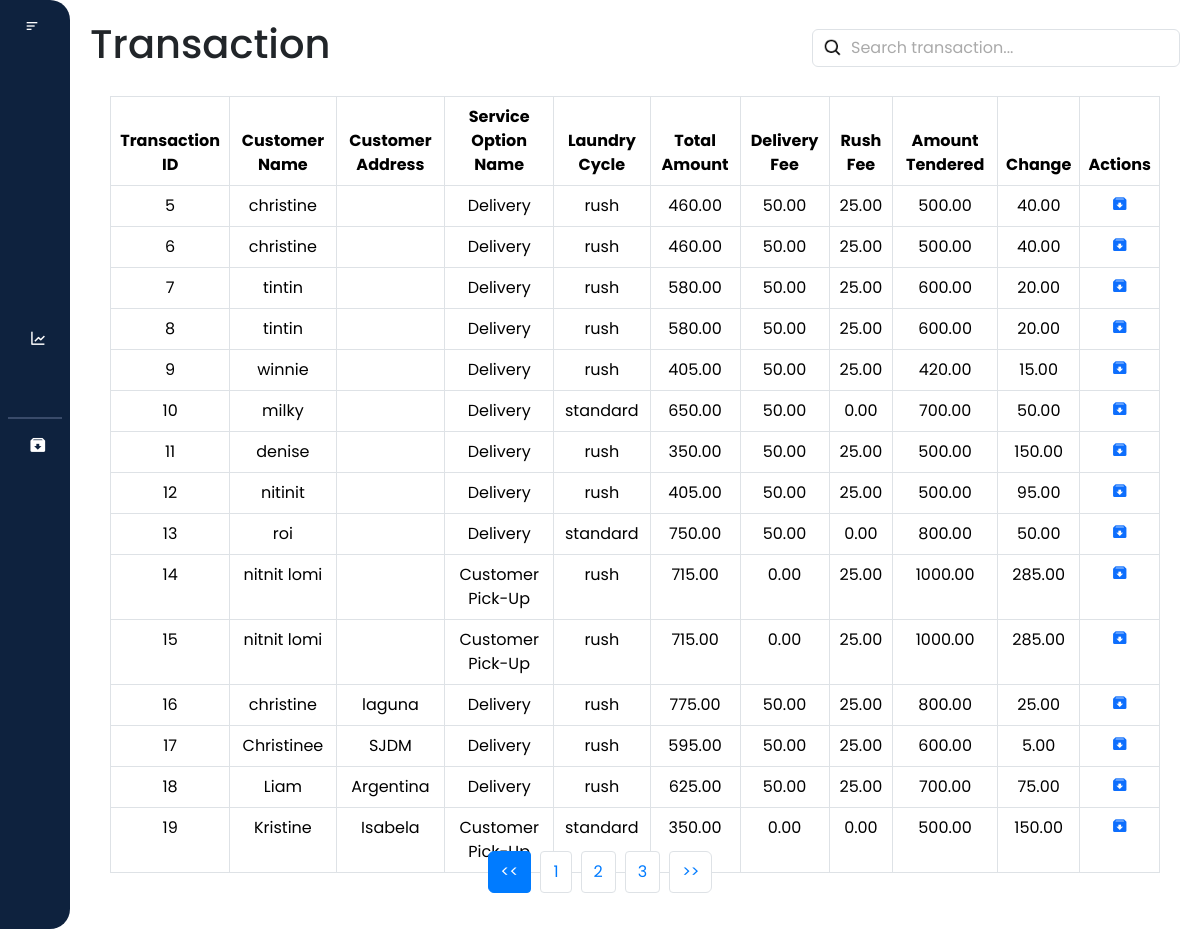
The app's page /transaction/transaction.php (signed in) with its own data.
### tables this page shows
CREATE TABLE `transaction` (
  `transaction_id` int(11) NOT NULL,
  `request_id` int(11) DEFAULT NULL,
  `customer_id` int(11) DEFAULT NULL,
  `customer_name` varchar(30) DEFAULT NULL,
  `province` varchar(255) NOT NULL,
  `city` varchar(255) NOT NULL,
  `customer_address` varchar(50) NOT NULL,
  `brgy` varchar(255) NOT NULL,
  `service_option_id` int(100) NOT NULL,
  `service_option_name` varchar(50) NOT NULL,
  `laundry_cycle` enum('standard','rush') NOT NULL,
  `total_amount` decimal(65,2) DEFAULT NULL,
  `delivery_fee` decimal(65,2) DEFAULT NULL,
  `rush_fee` decimal(65,2) DEFAULT NULL,
  `amount_tendered` decimal(65,2) DEFAULT NULL,
  `money_change` decimal(65,2) DEFAULT NULL
);

### transaction/transaction.php (the view, shortened to what this page needs)
<?php
require_once('transaction_db.php');
$user_role = $_SESSION['user_role'];
if(isset($_POST['search'])) {
    $search = $con->real_escape_string($_POST['search']);
    $query = "SELECT * FROM transaction WHERE customer_name LIKE '%$search%'
    OR transaction_id LIKE '%$search%'
    OR laundry_service_option LIKE '%$search%'
    OR laundry_category_option LIKE '%$search%'";
} else {
    $query = "SELECT * FROM transaction";
}
$result = mysqli_query($con, $query);
$data = [];
if ($result->num_rows > 0) {
    while ($row = $result->fetch_assoc()) {
        $data[] = $row;
    }
}
?>
<!DOCTYPE html>
<html lang="en">
<head>
    <link rel="stylesheet" href="transaction.css">
    <link rel="stylesheet" href="https://cdnjs.cloudflare.com/ajax/libs/font-awesome/5.15.3/css/all.min.css"
>
    <link href="https://cdn.jsdelivr.net/npm/bootstrap@5.3.3/dist/css/bootstrap.min.css" rel="stylesheet"
>
    <link href='https://unpkg.com/boxicons@2.1.4/css/boxicons.min.css' rel='stylesheet'>
    <link href="https://cdn.lineicons.com/4.0/lineicons.css" rel="stylesheet" />
</head>
<body>
    <div class="wrapper">
        <aside id="sidebar">
            <div class="d-flex">
                <button id="toggle-btn" type="button">
                    <i class="bx bx-menu-alt-left"></i>
                </button>
            </div>
            <ul class="sidebar-nav">
                <li class="sidebar-item">
                    <a href="/laundry_system/dashboard/dashboard.php" class="sidebar-link">
                    </a>
                </li>
                <li class="sidebar-item">
                    <a href="/laundry_system/profile/profile.php" class="sidebar-link">
                    </a>
                </li>
                <?php if ($user_role === 'admin') : ?>
                    <li class="sidebar-item">
                        <a href="/laundry_system/users/users.php" class="sidebar-link">
                        </a>
                    </li>
                    <li class="sidebar-item">
                        <a href="/laundry_system/records/customer.php" class="sidebar-link has-dropdown collapsed"
                            data-bs-toggle="collapse" data-bs-target="#records" aria-expanded="false"
                            aria-controls="records">
                        </a>
                    </li>
                <?php endif; ?>
                <li class="sidebar-item">
                    <a href="/laundry_system/transaction/transaction.php" class="sidebar-link">
                    </a>
                </li>
                <li class="sidebar-item">
                    <a href="/laundry_system/sales_report/report.php" class="sidebar-link">
                        <i class='bx bx-line-chart'></i>
                    </a>
                </li>
                <?php if ($user_role === 'admin') : ?>
                    <li class="sidebar-item">
                        <a href="/laundry_system/settings/setting.php" class="sidebar-link">
                        </a>
                    </li>
                    <hr style="border: 1px solid #b8c1ec; margin: 8px">
                    <li class="sidebar-item">
                        <a href="/laundry_system/archived/archive_users.php" class="sidebar-link">
                            <i class='bx bxs-archive-in'></i>
                        </a>
                    </li>
                <?php endif; ?>
            </ul>
            <div class="sidebar-footer">
                <a href="javascript:void(0)" class="sidebar-link" id="btn_logout">
                </a>
            </div>
        </aside>
        <div class="main-content">
            <nav>
                <div class="d-flex justify-content-between align-items-center">
                    <h1>Transaction</h1>
                    <div class="search_bar" m-1>
                        <input class="form-control" type="text" id="filter_transaction" placeholder="Search transaction...">
                    </div>
                </div>
            </nav>
            <div class="table-responsive">
                <table class="table table-bordered text-center">
                    <thead>
                        <tr class="bg-dark text-white">
                            <th>Transaction ID</th>
                            <th>Customer Name</th>
                            <th>Customer Address</th>
                            <th>Service Option Name</th>
                            <th>Laundry Cycle</th>
                            <th>Total Amount</th>
                            <th>Delivery Fee</th>
                            <th>Rush Fee</th>
                            <th>Amount Tendered</th>
                            <th>Change</th>
                            <th>Actions</th>
                        </tr>
                    </thead>
                    <tbody id="transaction_table">
                        <?php
                        if (!empty($data)) {
                            foreach ($data as $row) {
                                echo "<tr>";
                                echo "<td>{$row['transaction_id']}</td>";
                                echo "<td>{$row['customer_name']}</td>";
                                echo "<td>{$row['customer_address']}</td>";
                                echo "<td>{$row['service_option_name']}</td>";
                                echo "<td>{$row['laundry_cycle']}</td>";
                                echo "<td>{$row['total_amount']}</td>";
                                echo "<td>{$row['delivery_fee']}</td>";
                                echo "<td>{$row['rush_fee']}</td>";
                                echo "<td>{$row['amount_tendered']}</td>";
                                echo "<td>{$row['money_change']}</td>";
                                echo "<td>
                                    <a href='javascript:void(0);' class='archive-btn' data-id='{$row['customer_id']}'>
                                    <i class='bx bxs-archive-in'></i></a>
                                </td>";
                                echo "</tr>";
                            }
                        } else {
                            echo "<tr><td colspan='11'>No transactions found.</td></tr>";
                        }
                        ?>
                    </tbody>
                </table>
            </div>
            <nav aria-label="Page navigation">
                <ul class="pagination justify-content-center" id="pagination">
                </ul>
            </nav>
        </div>
    </div>
</body>
</html>

### transaction/transaction.css (style rules this page uses)
* { margin: 0; padding: 0; font-family: "Poppins", "Segoe UI"; box-sizing: border-box; }
html { scroll-behavior: smooth; }
a { text-decoration: none; }
li { list-style: none; }
h1 { font-weight: 600; font-size: 1.5 rem; }
body { font-family: 'Poppins', sans-serif; }
.wrapper { display: flex; width: 100%; height: 100vh; }
#sidebar { display: flex; flex-direction: column; width: 70px; height: 100vh; min-width: 70px; z-index: 1000; transition: all .25s ease-in-out; background-color: #0e223e; border-radius: 0 20px 20px 0; }
#toggle-btn { background-color: transparent; cursor: pointer; border: 0; padding: 1rem 1.5rem; }
#toggle-btn i { font-size: 1.5 rem; color: #fff; }
.sidebar-nav { padding: 2rem 0; flex: 1 1 auto; }
a.sidebar-link { padding: 0.625rem 1.625rem; color: #fff; display: block; font-size: 0.9rem; white-space: nowrap; border-left: 3px solid transparent; text-decoration: none; }
.sidebar-link i { font-size: 1.1rem; margin-right: 0.75rem; }
.sidebar-item { position: relative; }
.main-content { flex: 1; overflow-y: auto; padding: 20px; transition: margin-left 0.5s ease; }
.table-responsive { padding: 20px; }
.table { width: 100%; border-collapse: collapse; border: #b8c1ec; margin: 0; }
th, td { border: 1px solid #b8c1ec; padding: 8px; text-align: center; }
.pagination { display: flex; justify-content: center; padding-left: 0; list-style: none; border-radius: 0.25rem; margin-top: 20px; position: absolute; bottom: 20px; left: 0; right: 0; }
.search_bar { position: relative; }
.search_bar .form-control { padding-left: 38px; }
.search_bar .form-control::placeholder { color: #aaa; }
.search_bar .form-control { background-image: url('/laundry_system/images/search.png'); background-repeat: no-repeat; background-position: 10px center; background-size: 20px 20px; }

### records on screen
transaction: transaction_id "5", customer_name "christine", service_option_name "Delivery", laundry_cycle "rush", total_amount "460.00", delivery_fee "50.00", rush_fee "25.00", amount_tendered "500.00", money_change "40.00"
transaction: transaction_id "6", customer_name "christine", service_option_name "Delivery", laundry_cycle "rush", total_amount "460.00", delivery_fee "50.00", rush_fee "25.00", amount_tendered "500.00", money_change "40.00"
transaction: transaction_id "7", customer_name "tintin", service_option_name "Delivery", laundry_cycle "rush", total_amount "580.00", delivery_fee "50.00", rush_fee "25.00", amount_tendered "600.00", money_change "20.00"
transaction: transaction_id "8", customer_name "tintin", service_option_name "Delivery", laundry_cycle "rush", total_amount "580.00", delivery_fee "50.00", rush_fee "25.00", amount_tendered "600.00", money_change "20.00"
transaction: transaction_id "9", customer_name "winnie", service_option_name "Delivery", laundry_cycle "rush", total_amount "405.00", delivery_fee "50.00", rush_fee "25.00", amount_tendered "420.00", money_change "15.00"
transaction: transaction_id "10", customer_name "milky", service_option_name "Delivery", laundry_cycle "standard", total_amount "650.00", delivery_fee "50.00", rush_fee "0.00", amount_tendered "700.00", money_change "50.00"
transaction: transaction_id "11", customer_name "denise", service_option_name "Delivery", laundry_cycle "rush", total_amount "350.00", delivery_fee "50.00", rush_fee "25.00", amount_tendered "500.00", money_change "150.00"
transaction: transaction_id "12", customer_name "nitinit", service_option_name "Delivery", laundry_cycle "rush", total_amount "405.00", delivery_fee "50.00", rush_fee "25.00", amount_tendered "500.00", money_change "95.00"
transaction: transaction_id "13", customer_name "roi", service_option_name "Delivery", laundry_cycle "standard", total_amount "750.00", delivery_fee "50.00", rush_fee "0.00", amount_tendered "800.00", money_change "50.00"
transaction: transaction_id "14", customer_name "nitnit lomi", service_option_name "Customer Pick-Up", laundry_cycle "rush", total_amount "715.00", delivery_fee "0.00", rush_fee "25.00", amount_tendered "1000.00", money_change "285.00"
transaction: transaction_id "15", customer_name "nitnit lomi", service_option_name "Customer Pick-Up", laundry_cycle "rush", total_amount "715.00", delivery_fee "0.00", rush_fee "25.00", amount_tendered "1000.00", money_change "285.00"
transaction: transaction_id "16", customer_name "christine", customer_address "laguna", service_option_name "Delivery", laundry_cycle "rush", total_amount "775.00", delivery_fee "50.00", rush_fee "25.00", amount_tendered "800.00", money_change "25.00"
transaction: transaction_id "17", customer_name "Christinee", customer_address "SJDM", service_option_name "Delivery", laundry_cycle "rush", total_amount "595.00", delivery_fee "50.00", rush_fee "25.00", amount_tendered "600.00", money_change "5.00"
transaction: transaction_id "18", customer_name "Liam", customer_address "Argentina", service_option_name "Delivery", laundry_cycle "rush", total_amount "625.00", delivery_fee "50.00", rush_fee "25.00", amount_tendered "700.00", money_change "75.00"
transaction: transaction_id "19", customer_name "Kristine", customer_address "Isabela", service_option_name "Customer…", laundry_cycle "standard", total_amount "350.00", delivery_fee "0.00", rush_fee "0.00", amount_tendered "500.00", money_change "150.00"
